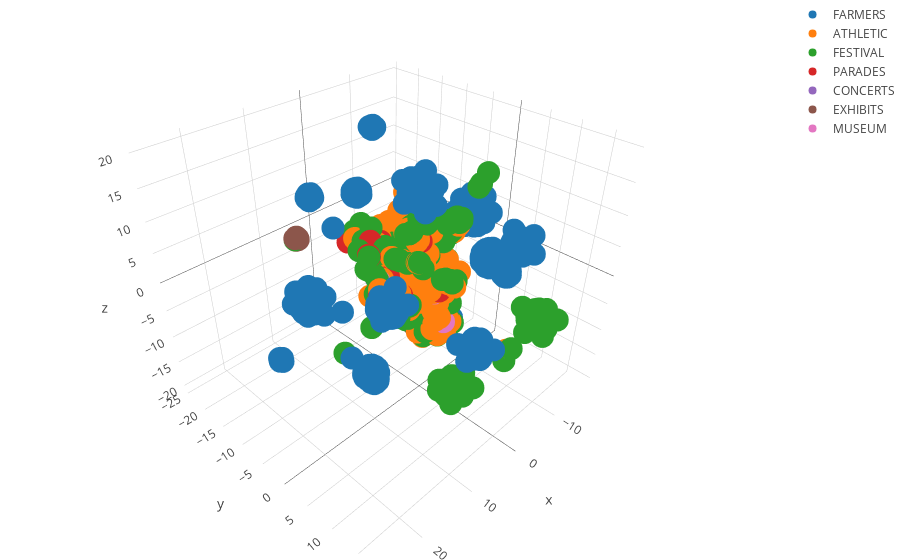

Here is the notebook cell this chart was saved with:
### Code cell
gen_3d_plotly(list(df.event_type.unique()), nmf_embedded, df.event_type.values)
